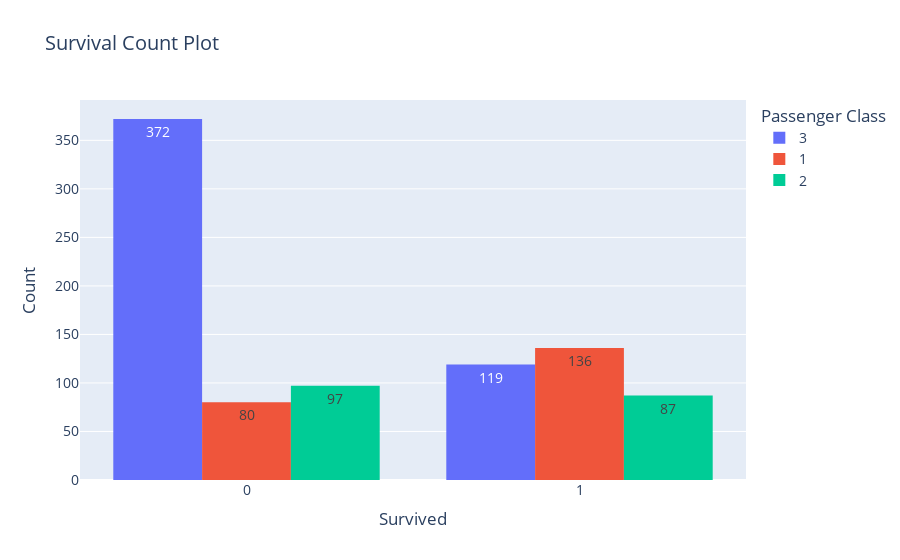

The code cell stored with this chart in its notebook:
### Code cell
fig = px.histogram(
    df,
    x='Survived',
    color='Pclass',
    barmode='group',
    title="Survival Count Plot",
    text_auto=True  # This parameter automatically adds text labels to the bars
)

# Update layout to improve appearance
fig.update_layout(
    xaxis_title='Survived',
    yaxis_title='Count',
    legend_title='Passenger Class',
    font=dict(size=14)  # Optionally adjust the font size of the text labels
)

### Figure 1 — Plotly figure (JSON) as saved in the notebook; plotly's stock layout.template omitted (floating-point values rounded to 4 significant figures; data arrays with more than 128 entries replaced by an {"elided": "..."} marker saying what was removed)
{"data": [{"alignmentgroup": "True", "bingroup": "x", "hovertemplate": "Pclass=3<br>Survived=%{x}<br>count=%{y}<extra></extra>", "legendgroup": "3", "marker": {"color": "#636efa", "pattern": {"shape": ""}}, "name": "3", "offsetgroup": "3", "orientation": "v", "showlegend": true, "texttemplate": "%{value}", "type": "histogram", "x": {"elided": "491 int values"}, "xaxis": "x", "yaxis": "y"}, {"alignmentgroup": "True", "bingroup": "x", "hovertemplate": "Pclass=1<br>Survived=%{x}<br>count=%{y}<extra></extra>", "legendgroup": "1", "marker": {"color": "#EF553B", "pattern": {"shape": ""}}, "name": "1", "offsetgroup": "1", "orientation": "v", "showlegend": true, "texttemplate": "%{value}", "type": "histogram", "x": {"elided": "216 int values"}, "xaxis": "x", "yaxis": "y"}, {"alignmentgroup": "True", "bingroup": "x", "hovertemplate": "Pclass=2<br>Survived=%{x}<br>count=%{y}<extra></extra>", "legendgroup": "2", "marker": {"color": "#00cc96", "pattern": {"shape": ""}}, "name": "2", "offsetgroup": "2", "orientation": "v", "showlegend": true, "texttemplate": "%{value}", "type": "histogram", "x": {"elided": "184 int values"}, "xaxis": "x", "yaxis": "y"}], "layout": {"barmode": "group", "font": {"size": 14}, "legend": {"title": {"text": "Passenger Class"}, "tracegroupgap": 0}, "title": {"text": "Survival Count Plot"}, "xaxis": {"anchor": "y", "domain": [0, 1], "title": {"text": "Survived"}}, "yaxis": {"anchor": "x", "domain": [0, 1], "title": {"text": "Count"}}}}
